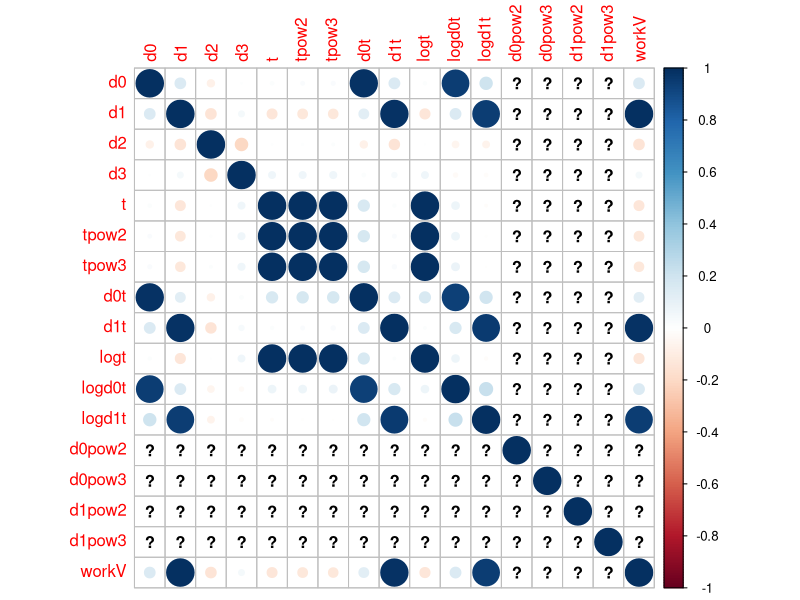

Write the R code that produced this figure. (Note: a time limit stopped this script after it produced the figure.)
setwd( "~/projects/digitizer.git/data-analysis" )

workOrigData <- read.table( './work_dac.dat' )
names( workOrigData ) <- c( 'd0', 'd1', 'd2', 'd3', 't', 'v' )
ds <- workOrigData[ , 1:5 ]

ds$tpow2  <- ds$t*ds$t
ds$tpow3  <- ds$t*ds$t*ds$t
ds$d0t    <- ds$d0*ds$t
ds$d1t    <- ds$d1*ds$t
ds$logt   <- log( ds$t )
ds$logd0t <- log( ds$d0t )
ds$logd1t <- log( ds$d1t )
ds$d0pow2   <- ds$d0*ds$d0
ds$d0pow3   <- ds$d0*ds$d0*ds$d0
ds$d1pow2   <- ds$d1*ds$d1
ds$d1pow3   <- ds$d1*ds$d1*ds$d1

ds$workV <- workOrigData$v


M <- cor( ds )
library(corrplot)
corrplot( M, method = "circle" )

maskSd <- function( ds, mask, foldsN, repeatsN )
{
    w <- dim( ds )[2] - 1
    nms <- colnames( ds )[ 1:(w+1) ]
    #print( nms )

    f <- paste( "d$", nms[w+1], "~", sep="" )
    #print( f )

    xAdded <- FALSE
    for ( i in 1:w )
    {
        if ( bitwAnd( mask, 2^(i-1) ) != 0 )
        {
            if ( xAdded )
            {
                f<- paste( f, "+", sep="" )
                xAdded <- FALSE
            }
            f<-paste( f, "d$", nms[i], sep="" )
            xAdded <- TRUE
            #print( f )
            #print( i )
            #print( w )
        }
    }
    #print( f )
    fla <- as.formula( f )

    dataSz <- dim( ds )[1]

    # Subdivide into training and testing dataset.
    testSz  <- dataSz/foldsN
    trainSz <- dataSz - testSz

    meanSd <- 0.0

    for( tries in 1:repeatsN )
    {
        shuffledDf <- ds[sample(nrow(ds)), ]            #sample rows
        testDf     <- shuffledDf[1:testSz, ]            #get training set
        trainDf    <- shuffledDf[(testSz+1):nrow(ds), ] #get test set

        d <- trainDf

        wobj <- lm( fla, d )

        d <- testDf
        pr <- predict( wobj, newdata=d, type="response" )
        curSd <- sd( d[, w+1] - pr )
        meanSd <- meanSd + curSd
        #print( curSd )
    }
    meanSd <- meanSd / repeatsN
    #print( meanSd )
    return( list( sd=meanSd, formula=fla ) )
}

bestFormula <- function( ds, foldsN, repeatsN )
{
    w <- dim( ds )[2] - 1
    w <- 2^w-1

    jobDone <- 0
    t0 <- round( as.numeric( Sys.time() ) )
    lastT <- t0

    bestMask <- 1
    res     <- maskSd( ds, bestMask, foldsN, repeatsN )
    bestSd  <- res$sd[1]
    bestFla <- res$formula
    for ( mask in 2:w )
    {
        res <- maskSd( ds, mask, foldsN, repeatsN )
        #print( res )
        curSd <- res$sd[1]
        curFla <- res$formula

        #print( "returned data: " )
        #print( curSd )
        #print( curFla )

        if ( curSd < bestSd )
        {
            bestSd <- curSd
            bestMask <- mask
            bestFla  <- curFla
        }

        newDone <- round( 100*mask/w )
        if ( newDone != jobDone )
        {
            jobDone <- newDone
            print( paste( "Job done ", newDone, "%", sep="" ) )
            print( paste( "Current best sd=", bestSd, ", fla=", bestFla, sep="" ) )
        }
        t1 <- round( as.numeric( Sys.time() ) )
        if ( t1 - lastT >= 10 )
        {
            lastT <- t1
            elapsed <- as.character( (t1-t0)/60.0 )
            #print( elapsed )
            print( paste( "Elapsed ", elapsed, " min", sep="" ) )
            left <- as.character( (t1-t0)*(w-mask)/mask/60.0 )
            #print( left )
            print( paste( "Left ", left, " min", sep="" ) )
        }
    }

    d <- ds
    wobj <- lm( bestFla, d )
    pr <- predict( wobj, newdata=d, type="response" )
    w <- dim( ds )[2]
    bestSd <- sd( d[, w] - pr )

    print( "Found best parameters: " )
    print( paste( "Best sd=", bestSd, " and best formula=", bestFla, sep="" ) )

    return( list( regObj=wobj, fla=bestFla, sd=bestSd ) )
}


REPEATS <- 32
FOLDS <- 5

res <- bestFormula( ds, FOLDS, REPEATS )
